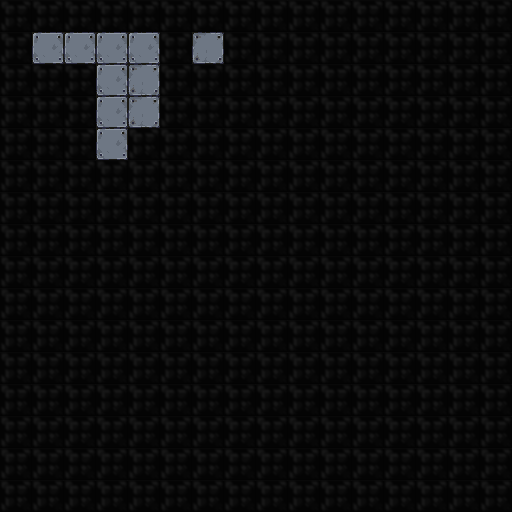

This game map was drawn from its Tiled (.tmx) file and the tilesets committed beside it. A one-line description and the full map source follow:
An orthogonal 16x16 tile map with 32x32 px tiles, 1 tile layer (background), 2 tilesets and 24 objects (19x tile, scene_switching_tile, pressure_plate, moveable_tile, actor, ...).

<map version="1.4" tiledversion="1.4.3" orientation="orthogonal" renderorder="right-down" width="16" height="16" tilewidth="32" tileheight="32" infinite="0" nextlayerid="3" nextobjectid="130">
 <properties>
  <property name="player_bomb_count" type="int" value="100" />
 </properties>
 <tileset firstgid="1" source="mr-figs.tsx" />
 <tileset firstgid="1711" source="newtiledsheet-32.tsx" />
 <layer id="1" name="background" width="16" height="16">
  <data encoding="csv">
1819,1819,1819,1819,1819,1819,1819,1819,1819,1819,1819,1819,1819,1819,1819,1819,
1819,229,229,229,229,1819,305,1819,1819,1819,1819,1819,1819,1819,1819,1819,
1819,1819,1819,229,305,1819,1819,1819,1819,1819,1819,1819,1819,1819,1819,1819,
1819,1819,1819,229,305,1819,1819,1819,1819,1819,1819,1819,1819,1819,1819,1819,
1819,1819,1819,229,1819,1819,1819,1819,1819,1819,1819,1819,1819,1819,1819,1819,
1819,1819,1819,1819,1819,1819,1819,1819,1819,1819,1819,1819,1819,1819,1819,1819,
1819,1819,1819,1819,1819,1819,1819,1819,1819,1819,1819,1819,1819,1819,1819,1819,
1819,1819,1819,1819,1819,1819,1819,1819,1819,1819,1819,1819,1819,1819,1819,1819,
1819,1819,1819,1819,1819,1819,1819,1819,1819,1819,1819,1819,1819,1819,1819,1819,
1819,1819,1819,1819,1819,1819,1819,1819,1819,1819,1819,1819,1819,1819,1819,1819,
1819,1819,1819,1819,1819,1819,1819,1819,1819,1819,1819,1819,1819,1819,1819,1819,
1819,1819,1819,1819,1819,1819,1819,1819,1819,1819,1819,1819,1819,1819,1819,1819,
1819,1819,1819,1819,1819,1819,1819,1819,1819,1819,1819,1819,1819,1819,1819,1819,
1819,1819,1819,1819,1819,1819,1819,1819,1819,1819,1819,1819,1819,1819,1819,1819,
1819,1819,1819,1819,1819,1819,1819,1819,1819,1819,1819,1819,1819,1819,1819,1819,
1819,1819,1819,1819,1819,1819,1819,1819,1819,1819,1819,1819,1819,1819,1819,1819
</data>
 </layer>
 <objectgroup id="2" name="objects">
  <object id="73" type="scene_switching_tile" gid="269" x="128" y="160" width="32" height="32">
   <properties>
    <property name="scene" value="level-6.tmx" />
   </properties>
  </object>
  <object id="91" type="tile" gid="317" x="160" y="96" width="32" height="32" />
  <object id="92" type="tile" gid="317" x="192" y="64" width="32" height="32" />
  <object id="95" type="tile" gid="317" x="32" y="96" width="32" height="32" />
  <object id="103" type="tile" gid="317" x="128" y="32" width="32" height="32" />
  <object id="104" type="tile" gid="317" x="160" y="32" width="32" height="32" />
  <object id="105" type="tile" gid="317" x="64" y="32" width="32" height="32" />
  <object id="106" type="tile" gid="317" x="96" y="32" width="32" height="32" />
  <object id="109" type="tile" gid="317" x="96" y="192" width="32" height="32" />
  <object id="111" type="tile" gid="317" x="64" y="192" width="32" height="32" />
  <object id="112" type="tile" gid="317" x="64" y="128" width="32" height="32" />
  <object id="113" type="tile" gid="317" x="64" y="96" width="32" height="32" />
  <object id="114" type="tile" gid="317" x="64" y="160" width="32" height="32" />
  <object id="115" type="tile" gid="317" x="0" y="64" width="32" height="32" />
  <object id="116" type="tile" gid="317" x="0" y="32" width="32" height="32" />
  <object id="117" type="tile" gid="317" x="32" y="32" width="32" height="32" />
  <object id="122" type="tile" gid="317" x="128" y="192" width="32" height="32" />
  <object id="123" type="tile" gid="317" x="128" y="128" width="32" height="32" />
  <object id="124" type="tile" gid="317" x="128" y="96" width="32" height="32" />
  <object id="125" type="tile" gid="317" x="160" y="160" width="32" height="32" />
  <object id="127" type="pressure_plate" gid="120" x="160" y="64" width="32" height="32">
   <properties>
    <property name="triggers" type="int" value="1" />
   </properties>
  </object>
  <object id="126" type="moveable_tile" gid="116" x="96" y="64" width="32" height="32" />
  <object id="86" type="actor" gid="45" x="32" y="64" width="32" height="32" />
  <object id="129" type="triggerable" gid="233" x="96" y="128" width="32" height="32">
   <properties>
    <property name="triggered_id" type="int" value="1" />
   </properties>
  </object>
 </objectgroup>
</map>
